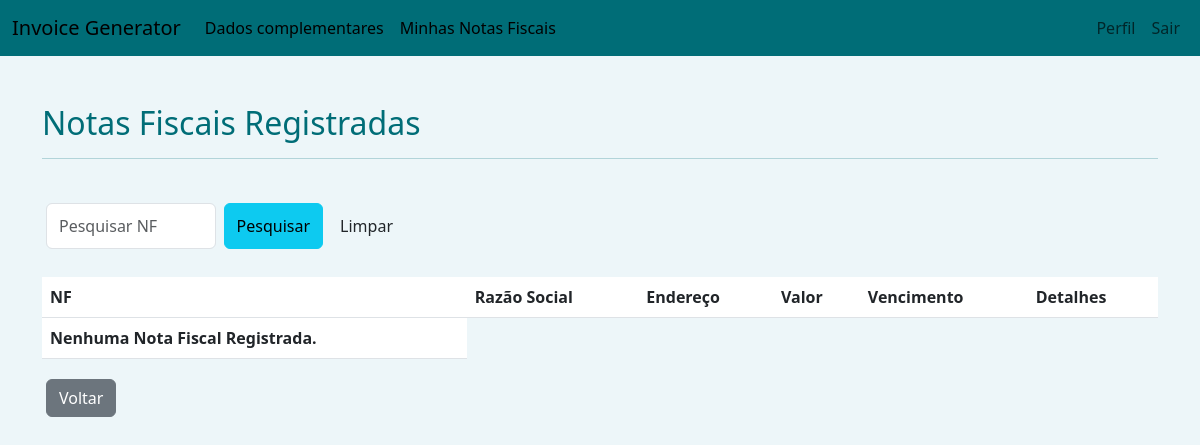
Before: /invoicesearch (signed in) with the older database file.
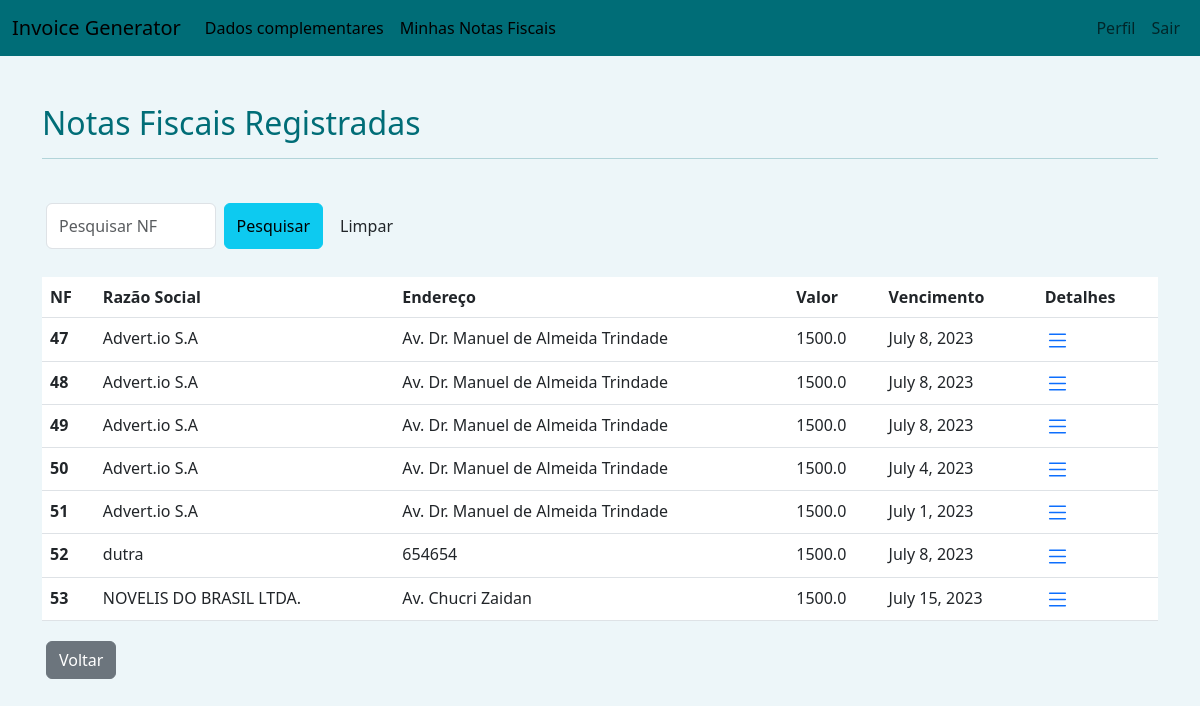
After: the same page with the newer database file.
### app/models.py (models this page shows, shortened)
class Invoice(models.Model):
    username = models.CharField(max_length=100)
    num_invoice = models.IntegerField(default=1)
    nome_emissor = models.CharField(max_length=100)
    sobrenome_emissor = models.CharField(max_length=100)
    email_emissor = models.CharField(max_length=50)
    cnpj_emissor = models.CharField(max_length=100)
    swiftcode = models.CharField(max_length=100)
    ibancode = models.CharField(max_length=100)
    salario = models.CharField(max_length=100)
    cep_emissor = models.CharField(max_length=10)
    logradouro_emissor = models.CharField(max_length=100)
    complemento_emissor = models.CharField(max_length=100)
    num_emissor = models.CharField(max_length=5)
    bairro_emissor = models.CharField(max_length=50)
    cidade_emissor = models.CharField(max_length=50)
    estado_emissor = models.CharField(max_length=50)
    nome_destinatario = models.CharField(max_length=100)
    cnpj_destinatario = models.CharField(max_length=100)
    cep_destinatario = models.CharField(max_length=10)
    logradouro_destinatario = models.CharField(max_length=100)
    num_destinatario = models.CharField(max_length=5)
    bairro_destinatario = models.CharField(max_length=50)
    cidade_destinatario = models.CharField(max_length=50)
    estado_destinatario = models.CharField(max_length=50)
    issuedate = models.DateField()
    duedate = models.DateField()

### app/views.py (the view)
# urls.py: path('invoicesearch', invoicesearch, name='invoicesearch')
@login_required(login_url="/auth/login/")
def invoicesearch(request):
    txt_search = request.GET.get('search')
    if txt_search:
        if Invoice.objects.filter(num_invoice__icontains = txt_search):
            notafiscal = Invoice.objects.filter(num_invoice__icontains = txt_search)
            return render(request, 'invoicelist.html', {"notafiscal":notafiscal} )
    else:
        notafiscal = Invoice.objects.all()
        return render(request, 'invoicelist.html', {"notafiscal":notafiscal} )

### app/templates/invoicelist.html (shortened to what this page needs)
{% extends 'base.html' %}
{% load static %}
{% block 'head' %}
<link rel="stylesheet" href="{% static 'css/style.css' %}"> {% endblock %}
{% block 'body' %}
<div class="container mt-5">
        <h2>Notas Fiscais Registradas</h2>
        <hr>
        <br>
        <div class="col-md-4 p-1">
          <form class="d-flex" role="search" method="get" action="{% url 'invoicesearch' %}">
            <input class="form-control me-2" type="search" placeholder="Pesquisar NF" aria-label="Search" name="search">
            <button class="btn btn-info" type="submit">Pesquisar</button>
            <a href="{% url 'invoicelist' %}"> <input type="button" value="Limpar" class="btn btn-unline-warning m-1"> </a>
          </form>
        </div>
        <br>
        <table class="table" >
            <thead>
              <tr>
                <th scope="col">NF</th>
                <th scope="col">Razão Social</th>
                <th scope="col">Endereço</th>
                <th scope="col">Valor</th>
                <th scope="col">Vencimento</th>
                <th scope="col">Detalhes</th>
              </tr>
            </thead>
            {% for item in notafiscal %}
            <tbody>
              <tr>
                <th scope="row">{{item.num_invoice}}</th>
                <td>{{item.nome_destinatario}}</td>
                <td>{{item.logradouro_destinatario}}</td>
                <td>{{item.salario}}</td>
                <td>{{item.duedate}}</td>
                <td><a href="{% url 'invoicedetails' item.id %}"> </a></td>
              </tr>
              {% empty %}
              <tr>
                <th scope="row">Nenhuma Nota Fiscal Registrada.</th>
              </tr>
              {% endfor %}
            </tbody>
          </table>
          <a href="{% url 'companylist' %}"> <input type="button" value="Voltar" class="btn btn-secondary m-1"> </a>
    </div>
{% endblock %}

### templates/base.html (shortened to what this page needs)
<!doctype html>
<html lang="pt-br">
  <head>
    <link href="https://cdn.jsdelivr.net/npm/bootstrap@5.3.0-alpha3/dist/css/bootstrap.min.css" rel="stylesheet">
    {% block 'head' %}{% endblock %}
  </head>
  <body>
    {% include 'navbar.html' %}
    {% block 'body' %}{% endblock %}
  </body>
</html>

### templates/navbar.html (shortened to what this page needs)
<nav class="navbar navbar-expand-lg">
    <div class="container-fluid">
        {% if user.is_authenticated %}
        <a class="navbar-brand" href="{% url 'companylist' %}">Invoice Generator</a>
        {% else %}
        <a class="navbar-brand" href="{% url 'login' %}">Invoice Generator</a>
        {% endif %}
        <div class="collapse navbar-collapse" id="navbarSupportedContent">
            <ul class="navbar-nav me-auto mb-2 mb-lg-0">
                {% if user.is_authenticated %}
                <li class="nav-item">
                    <a class="nav-link active" aria-current="page" href="{% url 'additionaldata' %}">Dados complementares</a>
                </li>
                <li class="nav-item">
                    <a class="nav-link active" aria-current="page" href="{% url 'invoicelist' %}">Minhas Notas Fiscais</a>
                </li>
                {% endif %}
            </ul>
            <ul class="nav navbar-nav navbar-right">
                {% if user.is_authenticated %}
                <li><a href="{% url 'perfil' %}" class="nav-link">Perfil</a></li>
                <li><a href="{% url 'logout' %}" class="nav-link">Sair</a></li>
                {% else %}
                <li><a href="{% url 'login' %}" class="nav-link">Login</a></li>
                <li><a href="{% url 'register' %}" class="nav-link">Register</a></li>
                {% endif %}
            </ul>
        </div>
    </div>
</nav>

### templates/static/css/style.css (style rules this page uses)
body { background-color: #edf6f9; color: #006d77; }
.navbar { background-color: #006d77; color: #edf6f9; }

Changed rows visible on the page:
added Invoice: num_invoice "47", nome_destinatario "Advert.io S.A", logradouro_destinatario "Av. Dr. Manuel de Almeida Trindade", salario "1500.0", duedate "July 8, 2023"
added Invoice: num_invoice "48", nome_destinatario "Advert.io S.A", logradouro_destinatario "Av. Dr. Manuel de Almeida Trindade", salario "1500.0", duedate "July 8, 2023"
added Invoice: num_invoice "49", nome_destinatario "Advert.io S.A", logradouro_destinatario "Av. Dr. Manuel de Almeida Trindade", salario "1500.0", duedate "July 8, 2023"
added Invoice: num_invoice "50", nome_destinatario "Advert.io S.A", logradouro_destinatario "Av. Dr. Manuel de Almeida Trindade", salario "1500.0", duedate "July 4, 2023"
added Invoice: num_invoice "51", nome_destinatario "Advert.io S.A", logradouro_destinatario "Av. Dr. Manuel de Almeida Trindade", salario "1500.0", duedate "July 1, 2023"
added Invoice: num_invoice "52", nome_destinatario "dutra", logradouro_destinatario "654654", salario "1500.0", duedate "July 8, 2023"
added Invoice: num_invoice "53", nome_destinatario "NOVELIS DO BRASIL LTDA.", logradouro_destinatario "Av. Chucri Zaidan", salario "1500.0", duedate "July 15, 2023"
Other visible differences:
text no longer shown: "Nenhuma Nota Fiscal Registrada."
